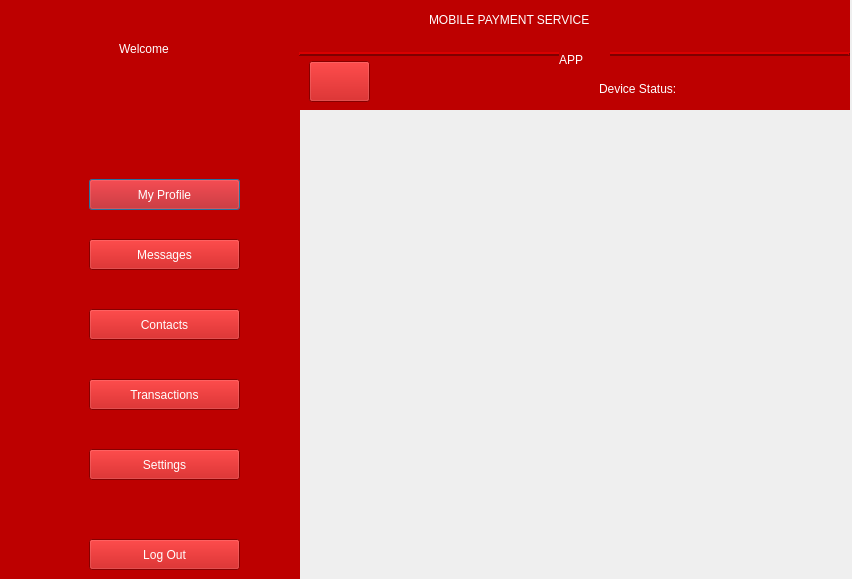
<?xml version="1.0" encoding="UTF-8"?>
<ui version="4.0">
 <class>Dialog</class>
 <widget class="QDialog" name="Dialog">
  <property name="geometry">
   <rect>
    <x>0</x>
    <y>0</y>
    <width>852</width>
    <height>579</height>
   </rect>
  </property>
  <property name="windowTitle">
   <string>Dialog</string>
  </property>
  <property name="styleSheet">
   <string notr="true"/>
  </property>
  <widget class="QWidget" name="widget" native="true">
   <property name="geometry">
    <rect>
     <x>-1</x>
     <y>-1</y>
     <width>301</width>
     <height>581</height>
    </rect>
   </property>
   <property name="styleSheet">
    <string notr="true">background-color: rgb(189, 0, 0);
color: rgb(255, 255, 255);</string>
   </property>
   <widget class="QLabel" name="label">
    <property name="geometry">
     <rect>
      <x>120</x>
      <y>40</y>
      <width>81</width>
      <height>20</height>
     </rect>
    </property>
    <property name="styleSheet">
     <string notr="true">font: 75 14pt &quot;MS Shell Dlg 2&quot;;</string>
    </property>
    <property name="text">
     <string>Welcome</string>
    </property>
   </widget>
   <widget class="QLabel" name="nmm">
    <property name="geometry">
     <rect>
      <x>60</x>
      <y>70</y>
      <width>201</width>
      <height>20</height>
     </rect>
    </property>
    <property name="styleSheet">
     <string notr="true">font: 75 13pt &quot;MS Shell Dlg 2&quot;;</string>
    </property>
    <property name="text">
     <string/>
    </property>
    <property name="alignment">
     <set>Qt::AlignCenter</set>
    </property>
   </widget>
   <widget class="QLabel" name="pnmm">
    <property name="geometry">
     <rect>
      <x>100</x>
      <y>110</y>
      <width>131</width>
      <height>20</height>
     </rect>
    </property>
    <property name="styleSheet">
     <string notr="true">font: 75 13pt &quot;MS Shell Dlg 2&quot;;</string>
    </property>
    <property name="text">
     <string/>
    </property>
    <property name="alignment">
     <set>Qt::AlignCenter</set>
    </property>
   </widget>
   <widget class="QLabel" name="label_4">
    <property name="geometry">
     <rect>
      <x>20</x>
      <y>170</y>
      <width>51</width>
      <height>41</height>
     </rect>
    </property>
    <property name="text">
     <string/>
    </property>
    <property name="pixmap">
     <pixmap>../icons/2.png</pixmap>
    </property>
   </widget>
   <widget class="QLabel" name="label_5">
    <property name="geometry">
     <rect>
      <x>20</x>
      <y>230</y>
      <width>51</width>
      <height>41</height>
     </rect>
    </property>
    <property name="text">
     <string/>
    </property>
    <property name="pixmap">
     <pixmap>../icons/3.png</pixmap>
    </property>
   </widget>
   <widget class="QLabel" name="label_11">
    <property name="geometry">
     <rect>
      <x>20</x>
      <y>370</y>
      <width>51</width>
      <height>41</height>
     </rect>
    </property>
    <property name="text">
     <string/>
    </property>
    <property name="pixmap">
     <pixmap>../icons/5.png</pixmap>
    </property>
   </widget>
   <widget class="QLabel" name="label_12">
    <property name="geometry">
     <rect>
      <x>20</x>
      <y>300</y>
      <width>51</width>
      <height>41</height>
     </rect>
    </property>
    <property name="text">
     <string/>
    </property>
    <property name="pixmap">
     <pixmap>../icons/4.png</pixmap>
    </property>
   </widget>
   <widget class="QLabel" name="label_13">
    <property name="geometry">
     <rect>
      <x>20</x>
      <y>440</y>
      <width>51</width>
      <height>41</height>
     </rect>
    </property>
    <property name="text">
     <string/>
    </property>
    <property name="pixmap">
     <pixmap>../icons/6.png</pixmap>
    </property>
   </widget>
   <widget class="QLabel" name="label_14">
    <property name="geometry">
     <rect>
      <x>20</x>
      <y>530</y>
      <width>51</width>
      <height>41</height>
     </rect>
    </property>
    <property name="text">
     <string/>
    </property>
    <property name="pixmap">
     <pixmap>../icons/7.png</pixmap>
    </property>
   </widget>
   <widget class="QPushButton" name="pushButton_2">
    <property name="geometry">
     <rect>
      <x>90</x>
      <y>180</y>
      <width>151</width>
      <height>31</height>
     </rect>
    </property>
    <property name="styleSheet">
     <string notr="true">font: 75 10pt &quot;Arial&quot;;</string>
    </property>
    <property name="text">
     <string>My Profile</string>
    </property>
   </widget>
   <widget class="QPushButton" name="messages">
    <property name="geometry">
     <rect>
      <x>90</x>
      <y>240</y>
      <width>151</width>
      <height>31</height>
     </rect>
    </property>
    <property name="styleSheet">
     <string notr="true">font: 75 10pt &quot;Arial&quot;;</string>
    </property>
    <property name="text">
     <string>Messages</string>
    </property>
   </widget>
   <widget class="QPushButton" name="pushButton_4">
    <property name="geometry">
     <rect>
      <x>90</x>
      <y>310</y>
      <width>151</width>
      <height>31</height>
     </rect>
    </property>
    <property name="styleSheet">
     <string notr="true">font: 75 10pt &quot;Arial&quot;;</string>
    </property>
    <property name="text">
     <string>Contacts</string>
    </property>
   </widget>
   <widget class="QPushButton" name="transaction">
    <property name="geometry">
     <rect>
      <x>90</x>
      <y>380</y>
      <width>151</width>
      <height>31</height>
     </rect>
    </property>
    <property name="styleSheet">
     <string notr="true">font: 75 10pt &quot;Arial&quot;;</string>
    </property>
    <property name="text">
     <string>Transactions</string>
    </property>
   </widget>
   <widget class="QPushButton" name="pushButton_6">
    <property name="geometry">
     <rect>
      <x>90</x>
      <y>450</y>
      <width>151</width>
      <height>31</height>
     </rect>
    </property>
    <property name="styleSheet">
     <string notr="true">font: 75 10pt &quot;Arial&quot;;</string>
    </property>
    <property name="text">
     <string>Settings</string>
    </property>
   </widget>
   <widget class="QPushButton" name="lgo">
    <property name="geometry">
     <rect>
      <x>90</x>
      <y>540</y>
      <width>151</width>
      <height>31</height>
     </rect>
    </property>
    <property name="styleSheet">
     <string notr="true">font: 75 10pt &quot;Arial&quot;;</string>
    </property>
    <property name="text">
     <string>Log Out</string>
    </property>
   </widget>
  </widget>
  <widget class="QFrame" name="frame">
   <property name="geometry">
    <rect>
     <x>299</x>
     <y>-1</y>
     <width>551</width>
     <height>111</height>
    </rect>
   </property>
   <property name="styleSheet">
    <string notr="true">background-color: rgb(189, 0, 0);
color: rgb(255, 255, 255);</string>
   </property>
   <property name="frameShape">
    <enum>QFrame::HLine</enum>
   </property>
   <property name="frameShadow">
    <enum>QFrame::Raised</enum>
   </property>
   <property name="lineWidth">
    <number>2</number>
   </property>
   <property name="midLineWidth">
    <number>0</number>
   </property>
   <widget class="QLabel" name="label_16">
    <property name="geometry">
     <rect>
      <x>260</x>
      <y>50</y>
      <width>51</width>
      <height>21</height>
     </rect>
    </property>
    <property name="styleSheet">
     <string notr="true">font: 75 18pt &quot;MS Shell Dlg 2&quot;;</string>
    </property>
    <property name="text">
     <string>APP</string>
    </property>
   </widget>
   <widget class="QLabel" name="label_15">
    <property name="geometry">
     <rect>
      <x>130</x>
      <y>10</y>
      <width>301</width>
      <height>21</height>
     </rect>
    </property>
    <property name="styleSheet">
     <string notr="true">font: 75 18pt &quot;MS Shell Dlg 2&quot;;</string>
    </property>
    <property name="text">
     <string>MOBILE PAYMENT SERVICE</string>
    </property>
   </widget>
   <widget class="QPushButton" name="hm">
    <property name="geometry">
     <rect>
      <x>10</x>
      <y>62</y>
      <width>61</width>
      <height>41</height>
     </rect>
    </property>
    <property name="text">
     <string/>
    </property>
    <property name="icon">
     <iconset>
      <normaloff>../icons/1.png</normaloff>../icons/1.png</iconset>
    </property>
    <property name="iconSize">
     <size>
      <width>40</width>
      <height>40</height>
     </size>
    </property>
   </widget>
   <widget class="QLabel" name="st">
    <property name="geometry">
     <rect>
      <x>410</x>
      <y>80</y>
      <width>111</width>
      <height>20</height>
     </rect>
    </property>
    <property name="styleSheet">
     <string notr="true">font: 75 12pt &quot;MS Shell Dlg 2&quot;;</string>
    </property>
    <property name="text">
     <string/>
    </property>
   </widget>
   <widget class="QLabel" name="label_2">
    <property name="geometry">
     <rect>
      <x>300</x>
      <y>80</y>
      <width>101</width>
      <height>20</height>
     </rect>
    </property>
    <property name="styleSheet">
     <string notr="true">font: 75 12pt &quot;MS Shell Dlg 2&quot;;</string>
    </property>
    <property name="text">
     <string>Device Status:</string>
    </property>
   </widget>
   <widget class="QLabel" name="sm">
    <property name="geometry">
     <rect>
      <x>80</x>
      <y>80</y>
      <width>111</width>
      <height>20</height>
     </rect>
    </property>
    <property name="styleSheet">
     <string notr="true">font: 75 11pt &quot;MS Shell Dlg 2&quot;;</string>
    </property>
    <property name="text">
     <string/>
    </property>
   </widget>
   <widget class="QLabel" name="smcd">
    <property name="geometry">
     <rect>
      <x>200</x>
      <y>80</y>
      <width>90</width>
      <height>20</height>
     </rect>
    </property>
    <property name="styleSheet">
     <string notr="true">font: 75 11pt &quot;MS Shell Dlg 2&quot;;</string>
    </property>
    <property name="text">
     <string/>
    </property>
   </widget>
  </widget>
 </widget>
 <resources/>
 <connections/>
</ui>
